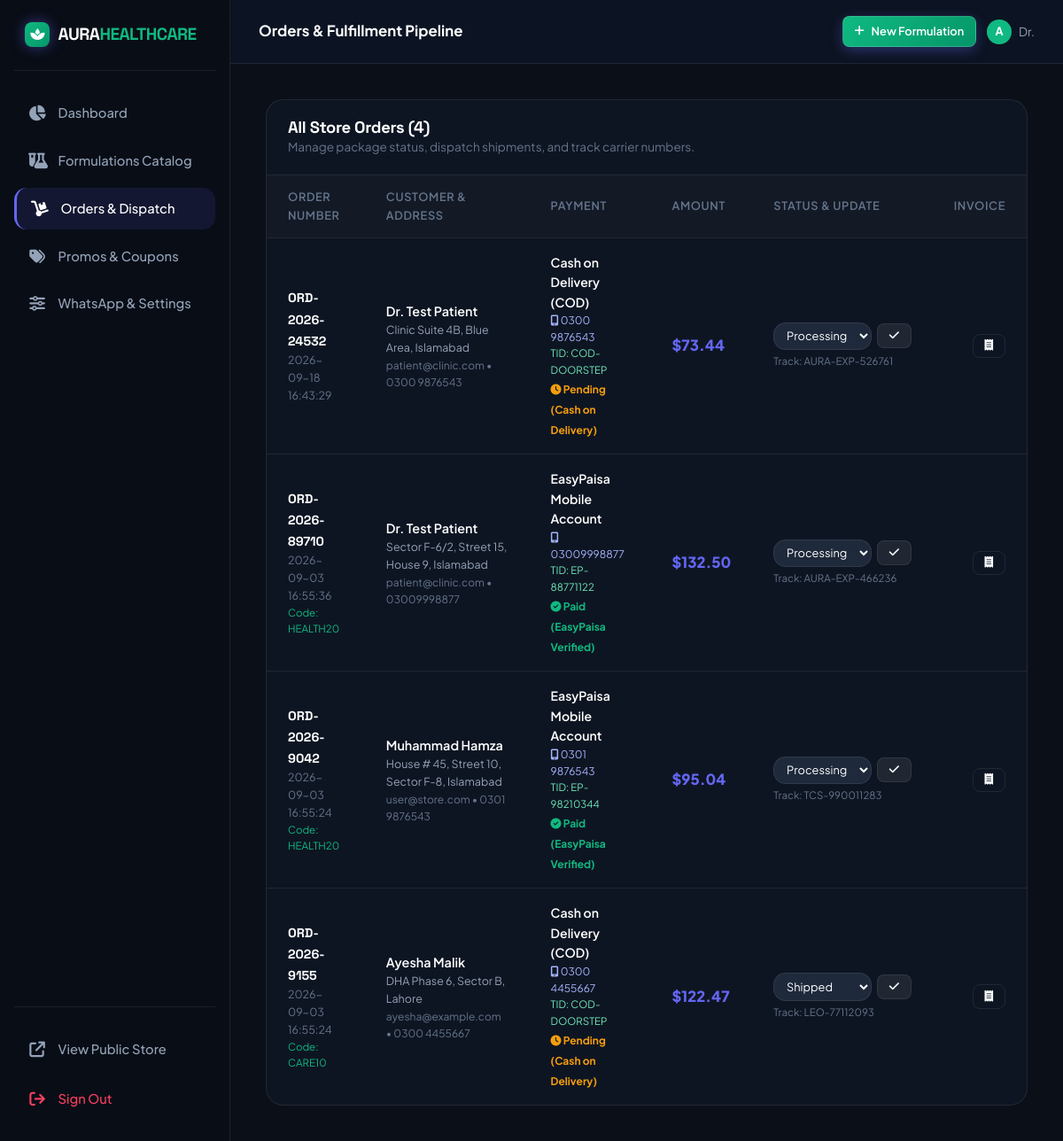
Page /admin/orders (signed in) on the committed database.
### tables this page shows
CREATE TABLE orders (
        id INTEGER PRIMARY KEY AUTOINCREMENT,
        order_number TEXT UNIQUE NOT NULL,
        user_id INTEGER,
        customer_name TEXT NOT NULL,
        customer_email TEXT NOT NULL,
        customer_phone TEXT,
        shipping_address TEXT NOT NULL,
        city TEXT NOT NULL,
        postal_code TEXT,
        country TEXT DEFAULT 'United States',
        shipping_method TEXT DEFAULT 'Standard Shipping',
        payment_method TEXT NOT NULL,
        payment_status TEXT DEFAULT 'Paid',
        subtotal REAL NOT NULL,
        discount_amount REAL DEFAULT 0,
        shipping_cost REAL DEFAULT 0,
        tax_amount REAL DEFAULT 0,
        total_amount REAL NOT NULL,
        coupon_code TEXT,
        order_status TEXT DEFAULT 'Processing',
        tracking_number TEXT,
        notes TEXT,
        created_at TIMESTAMP DEFAULT CURRENT_TIMESTAMP, payment_account TEXT, transaction_reference TEXT,
        FOREIGN KEY (user_id) REFERENCES users(id) ON DELETE SET NULL
    );

### app.py (the view)
@app.route('/admin/orders')
@admin_required
def admin_orders():
    orders = query_db("SELECT * FROM orders ORDER BY created_at DESC")
    return render_template('admin/orders.html', orders=orders)

### app.py (called while the page is built)
@app.after_request
def add_header(response):
    if not is_production:
        response.headers['Cache-Control'] = 'no-cache, no-store, must-revalidate'
        response.headers['Pragma'] = 'no-cache'
        response.headers['Expires'] = '0'
    return response

def get_cart():
    if 'cart' not in session:
        session['cart'] = {
            'items': [],
            'subtotal': 0.0,
            'discount_percent': 0.0,
            'coupon_code': None,
            'discount_amount': 0.0,
            'tax_amount': 0.0,
            'shipping_cost': 0.0,
            'total': 0.0
        }
    return session['cart']

def admin_required(f):
    @wraps(f)
    def decorated_function(*args, **kwargs):
        if not session.get('user_id') or not session.get('is_admin'):
            flash('Administrator authentication required to access this portal.', 'error')
            return redirect(url_for('auth_page'))
        return f(*args, **kwargs)
    return decorated_function

### database.py (called while the page is built)
def get_db_connection():
    conn = sqlite3.connect(DB_FILE, timeout=30.0)
    conn.row_factory = sqlite3.Row
    conn.execute("PRAGMA foreign_keys = ON;")
    conn.execute("PRAGMA journal_mode = WAL;")
    return conn

def get_all_settings():
    try:
        rows = query_db("SELECT key, value FROM settings")
        return {r['key']: r['value'] for r in rows}
    except Exception:
        return {}

def query_db(query, args=(), one=False):
    conn = get_db_connection()
    cur = conn.cursor()
    cur.execute(query, args)
    rv = cur.fetchall()
    conn.close()
    return (rv[0] if rv else None) if one else rv

### Templates/admin/orders.html (shortened to what this page needs)
{% extends "admin/base_admin.html" %}
{% block page_title %}Orders & Fulfillment Pipeline{% endblock %}
{% block admin_content %}
<div class="admin-table-card">
  <div class="admin-table-header">
    <div>
      <h3>All Store Orders ({{ orders|length }})</h3>
      <p style="font-size: 0.85rem; color: var(--text-muted);">Manage package status, dispatch shipments, and track carrier numbers.</p>
    </div>
  </div>
  <table class="admin-table">
    <thead>
      <tr>
        <th>Order Number</th>
        <th>Customer & Address</th>
        <th>Payment</th>
        <th>Amount</th>
        <th>Status & Update</th>
        <th style="text-align: right;">Invoice</th>
      </tr>
    </thead>
    <tbody>
      {% for o in orders %}
        <tr>
          <td>
            <strong style="color: #fff; font-family: 'Space Grotesk', sans-serif;">{{ o.order_number }}</strong>
            <div style="font-size: 0.78rem; color: var(--text-muted);">{{ o.created_at }}</div>
            {% if o.coupon_code %}
              <div style="font-size: 0.72rem; color: var(--accent-secondary);">Code: {{ o.coupon_code }}</div>
            {% endif %}
          </td>
          <td>
            <div style="color: #fff; font-weight: 600;">{{ o.customer_name }}</div>
            <div style="font-size: 0.78rem; color: var(--text-secondary);">{{ o.shipping_address }}, {{ o.city }}</div>
            <div style="font-size: 0.75rem; color: var(--text-muted);">{{ o.customer_email }} &bull; {{ o.customer_phone }}</div>
          </td>
          <td>
            <div style="color: #fff; font-size: 0.88rem; font-weight: 600;">{{ o.payment_method }}</div>
            {% if o.payment_account %}
              <div style="font-size: 0.75rem; color: #a5b4fc;"><i class="fa-solid fa-mobile-screen"></i> {{ o.payment_account }}</div>
            {% endif %}
            {% if o.transaction_reference %}
              <div style="font-size: 0.72rem; color: #6ee7b7;">TID: {{ o.transaction_reference }}</div>
            {% endif %}
            <span style="font-size: 0.75rem; color: {% if 'Pending' in o.payment_status %}var(--accent-gold){% else %}var(--accent-secondary){% endif %}; font-weight: 700;">
              <i class="fa-solid {% if 'Pending' in o.payment_status %}fa-clock{% else %}fa-circle-check{% endif %}"></i> {{ o.payment_status }}
            </span>
          </td>
          <td style="font-weight: 800; color: var(--accent-primary); font-size: 1.05rem;">
            ${{ "%.2f"|format(o.total_amount) }}
          </td>
          <td>
            <form method="POST" action="/admin/orders/{{ o.id }}/status" style="display: flex; gap: 0.4rem; align-items: center;">
              <select name="status" class="form-control" style="padding: 0.35rem 0.6rem; font-size: 0.8rem; width: auto; cursor: pointer;">
                <option value="Processing" {% if o.order_status == 'Processing' %}selected{% endif %}>Processing</option>
                <option value="Shipped" {% if o.order_status == 'Shipped' %}selected{% endif %}>Shipped</option>
              </select>
              <button type="submit" class="btn btn-secondary btn-sm" title="Save Status">
                <i class="fa-solid fa-check"></i>
              </button>
            </form>
            <div style="font-size: 0.72rem; color: var(--text-muted); margin-top: 0.25rem;">
              Track: {{ o.tracking_number if o.tracking_number else 'None' }}
            </div>
          </td>
          <td style="text-align: right;">
            <a href="/orders/{{ o.order_number }}" target="_blank" class="btn btn-outline btn-sm" title="View Customer Receipt">
              <i class="fa-solid fa-receipt"></i>
            </a>
          </td>
        </tr>
      {% endfor %}
    </tbody>
  </table>
</div>
{% endblock %}

### Static/css/main.css (style rules this page uses)
:root { --bg-primary: #0b0f17; --bg-secondary: #111827; --bg-card: rgba(17, 24, 39, 0.75); --bg-card-hover: rgba(30, 41, 59, 0.85); --bg-glass: rgba(15, 23, 42, 0.65); --bg-input: #1e293b; --text-primary: #f8fafc; --text-secondary: #94a3b8; --text-muted: #64748b; --accent-primary: #6366f1; --accent-primary-hover: #4f46e5; --accent-secondary: #10b981; --accent-gold: #f59e0b; --accent-rose: #f43f5e; --accent-cyan: #06b6d4; --border-color: rgba(255, 255, 255, 0.08); --border-hover: rgba(99, 102, 241, 0.4); --border-glow: rgba(99, 102, 241, 0.25); --shadow-sm: 0 2px 8px rgba(0, 0, 0, 0.3); --shadow-md: 0 8px 24px rgba(0, 0, 0, 0.4); --shadow-lg: 0 16px 40px rgba(0, 0, 0, 0.5); --shadow-glow: 0 0 25px rgba(99, 102, 241, 0.2); --radius-sm: 8px; --radius-md: 14px; --radius-lg: 20px; --radius-xl: 28px; --radius-full: 9999px; --transition-fast: 0.15s cubic-bezier(0.4, 0, 0.2, 1); --transition-normal: 0.25s cubic-bezier(0.4, 0, 0.2, 1); --transition-smooth: 0.35s cubic-bezier(0.16, 1, 0.3, 1); }
*, *::before, *::after { box-sizing: border-box; margin: 0; padding: 0; }
html { scroll-behavior: smooth; font-size: 16px; }
body { font-family: 'Plus Jakarta Sans', -apple-system, BlinkMacSystemFont, 'Segoe UI', Roboto, sans-serif; background-color: var(--bg-primary); color: var(--text-primary); line-height: 1.6; min-height: 100vh; display: flex; flex-direction: column; overflow-x: hidden; -webkit-font-smoothing: antialiased; }
h1, h2, h3, h4, h5, h6, .font-heading { font-family: 'Space Grotesk', 'Plus Jakarta Sans', sans-serif; font-weight: 700; line-height: 1.2; color: var(--text-primary); letter-spacing: -0.02em; }
a { color: inherit; text-decoration: none; transition: color var(--transition-fast); }
button, input, select, textarea { font-family: inherit; font-size: inherit; color: inherit; border: none; outline: none; background: none; }
.btn { display: inline-flex; align-items: center; justify-content: center; gap: 0.5rem; font-weight: 600; font-size: 0.92rem; padding: 0.65rem 1.35rem; border-radius: var(--radius-md); cursor: pointer; transition: all var(--transition-normal); text-decoration: none; white-space: nowrap; }
.btn-secondary { background: rgba(255, 255, 255, 0.08); color: var(--text-primary); border: 1px solid var(--border-color); }
.btn-outline { background: transparent; color: var(--text-primary); border: 1px solid var(--border-color); }
.btn-sm { padding: 0.4rem 0.8rem; font-size: 0.8rem; border-radius: var(--radius-sm); }
.form-control { width: 100%; padding: 0.75rem 1rem; background: var(--bg-input); border: 1px solid var(--border-color); border-radius: var(--radius-md); color: #fff; font-size: 0.92rem; transition: all var(--transition-fast); }
html, body { max-width: 100vw; overflow-x: hidden; -webkit-overflow-scrolling: touch; }
a, button, input, select, textarea, .action-btn, .category-pill, .search-tag, .mobile-bottom-item { -webkit-tap-highlight-color: transparent; touch-action: manipulation; }

### Static/css/admin.css (style rules this page uses)
.admin-table-card { background: var(--bg-card); border: 1px solid var(--border-color); border-radius: var(--radius-lg); overflow: hidden; }
.admin-table-header { padding: 1.25rem 1.5rem; display: flex; justify-content: space-between; align-items: center; border-bottom: 1px solid var(--border-color); }
.admin-table-header h3 { font-size: 1.15rem; color: #fff; }
.admin-table { width: 100%; border-collapse: collapse; text-align: left; }
.admin-table th { background: rgba(255, 255, 255, 0.02); padding: 0.9rem 1.5rem; font-size: 0.8rem; text-transform: uppercase; letter-spacing: 0.05em; color: var(--text-muted); font-weight: 600; border-bottom: 1px solid var(--border-color); }
.admin-table td { padding: 1rem 1.5rem; font-size: 0.9rem; color: var(--text-secondary); border-bottom: 1px solid var(--border-color); vertical-align: middle; }
.admin-table tr:last-child td { border-bottom: none; }

### rows in the picture
orders: order_number "ORD-2026-24532", created_at "2026-09-18 16:43:29", customer_name "Dr. Test Patient", shipping_address "Clinic Suite 4B, Blue Area", city "Islamabad", customer_email "patient@clinic.com", customer_phone "0300 9876543", payment_method "Cash on Delivery (COD)", payment_account "0300 9876543", transaction_reference "COD-DOORSTEP", payment_status "Pending (Cash on Delivery)", total_amount "73.44", status "Processing", tracking_number "AURA-EXP-526761"
orders: order_number "ORD-2026-89710", created_at "2026-09-03 16:55:36", coupon_code "HEALTH20", customer_name "Dr. Test Patient", shipping_address "Sector F-6/2, Street 15, House 9", city "Islamabad", customer_email "patient@clinic.com", customer_phone "03009998877", payment_method "EasyPaisa Mobile Account", payment_account "03009998877", transaction_reference "EP-88771122", payment_status "Paid (EasyPaisa Verified)", total_amount "132.50", status "Processing", tracking_number "AURA-EXP-466236"
orders: order_number "ORD-2026-9042", created_at "2026-09-03 16:55:24", coupon_code "HEALTH20", customer_name "Muhammad Hamza", shipping_address "House # 45, Street 10, Sector F-8", city "Islamabad", customer_email "user@store.com", customer_phone "0301 9876543", payment_method "EasyPaisa Mobile Account", payment_account "0301 9876543", transaction_reference "EP-98210344", payment_status "Paid (EasyPaisa Verified)", total_amount "95.04", status "Processing", tracking_number "TCS-990011283"
orders: order_number "ORD-2026-9155", created_at "2026-09-03 16:55:24", coupon_code "CARE10", customer_name "Ayesha Malik", shipping_address "DHA Phase 6, Sector B", city "Lahore", customer_email "ayesha@example.com", customer_phone "0300 4455667", payment_method "Cash on Delivery (COD)", payment_account "0300 4455667", transaction_reference "COD-DOORSTEP", payment_status "Pending (Cash on Delivery)", total_amount "122.47", status "Shipped", tracking_number "LEO-77112093"

### other values in the picture
{{ session.get('user_name', 'Admin').split(' ')[0] }} "Dr."
{{ orders|length }} "4"
